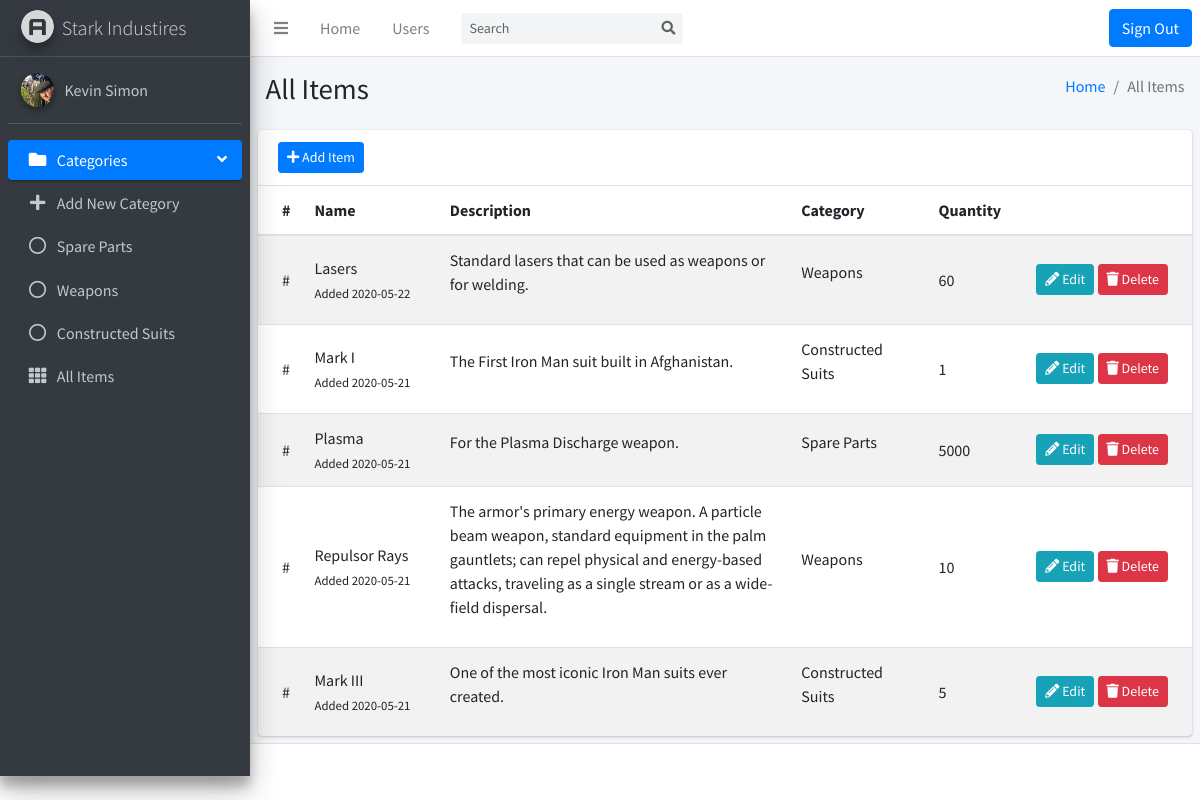
Screenshot of /allproducts.php (signed in) with the database file from the repository.
### tables this page shows
CREATE TABLE `categories` (
  `idCategory` int(11) NOT NULL,
  `nameCategory` varchar(100) NOT NULL
);

CREATE TABLE `products` (
  `idProduct` int(11) NOT NULL,
  `nameProduct` varchar(100) NOT NULL,
  `descProduct` longtext NOT NULL,
  `amountProduct` int(11) NOT NULL,
  `categoryid` int(11) NOT NULL,
  `dateAdded` date NOT NULL
);

### allproducts.php (the view, shortened to what this page needs)
<?php
  include('header.php');
?>
<body class="hold-transition sidebar-mini">
  <div class="wrapper">
    <div class="content-wrapper">
      <section class="content-header">
        <div class="container-fluid">
          <div class="row mb-2">
            <div class="col-sm-6">
              <h1>All Items</h1>
            </div>
            <div class="col-sm-6">
              <ol class="breadcrumb float-sm-right">
                <li class="breadcrumb-item"><a href="index.php">Home</a></li>
                <li class="breadcrumb-item active">All Items</li>
              </ol>
            </div>
          </div>
        </div>
      </section>
      <section class="content">
        <div class="card">
          <?php
          if (isset($_SESSION['userAdmin'])) {
            echo
              '<div class="card-header">
                <a href="product-add.php" class="btn btn-primary btn-sm">
                  <i class="fas fa-plus"></i>
                  Add Item
                </a>
              </div>';
          }
          ?>
          <div class="card-body p-0">
            <table class="table table-striped projects">
              <thead>
                <tr>
                  <th style="width: 1%">
                    #
                  </th>
                  <th style="width: 15%">
                    Name
                  </th>
                  <th style="width: 40%">
                    Description
                  </th>
                  <th style="width: 15%">
                    Category
                  </th>
                  <th style="width: 9%">
                    Quantity
                  </th>
                  <th style="width: 20%">
                  </th>
                </tr>
              </thead>
              <tbody>
                <?php
                  include('dbh.inc.php');
                  $sql = "SELECT * FROM products LEFT JOIN categories ON products.categoryid = categories.idCategory ORDER BY idProduct DESC";
                  $result = mysqli_query($conn, $sql);
                  if (mysqli_num_rows($result) > 0) {
                    while($row = mysqli_fetch_array($result)) {
                      echo
                        '<tr>
                            <td>
                              #
                            </td>
                          <td>
                              <a>
                                  '.$row['nameProduct'].'
                              </a>
                              <br/>
                              <small>
                                  Added '.$row['dateAdded'].'
                              </small>
                          </td>
                          <td>
                              <p>'.$row['descProduct'].'</p>
                          </td>
                          <td>
                              <p>'.$row['nameCategory'].'</p>
                          </td>
                          <td>
                              '.$row['amountProduct'].'
                          </td>
                          <td class="project-actions text-right">
                        <!--  <a class="btn btn-primary btn-sm" href="#">
                                <i class="fas fa-folder">
                                </i>
                                    View
                              </a>-->
                                  '.(isset($_SESSION['userAdmin']) ?
                                  '<a class="btn btn-info btn-sm" href="product-edit.php?productedit='.$row['idProduct'].'&forcategory='.$row['nameCategory'].'">
                                      <i class="fas fa-pencil-alt">
                                      </i>
                                      Edit
                                  </a>
                                  <a class="btn btn-danger btn-sm delete" href="includes/itemchange.inc.php?removeItem='.$row['idProduct'].'" data-confirm="Are you sure you want to delete the item '.$row['nameProduct'].'?">
                                      <i class="fas fa-trash">
                                      </i>
                                      Delete
                                  </a>' : '').'
                            </td>
                          </tr>';
                    }
                  }
                ?>
              </tbody>
            </table>
          </div>
        </div>
      </section>
    </div>
<?php
  include('footer.php');
?>

### header.php (shortened to what this page needs)
<!DOCTYPE html>
<html lang="en">
<head>
  <link rel="stylesheet" href="plugins/fontawesome-free/css/all.min.css">
  <link rel="stylesheet" href="dist/css/adminlte.min.css">
</head>
<body class="hold-transition sidebar-mini">
  <div class="wrapper">
    <nav class="main-header navbar navbar-expand navbar-white navbar-light">
      <ul class="navbar-nav">
        <li class="nav-item">
          <a class="nav-link" data-widget="pushmenu" href="#" role="button"><i class="fas fa-bars"></i></a>
        </li>
        <li class="nav-item d-none d-sm-inline-block">
          <a href="index.php" class="nav-link">Home</a>
        </li>
        <li class="nav-item d-none d-sm-inline-block">
          <a href="contacts.php" class="nav-link">Users</a>
        </li>
      </ul>
      <form class="form-inline ml-3" action="search.php" method="post">
        <div class="input-group input-group-sm">
          <input name="search" class="form-control form-control-navbar" type="search" placeholder="Search" aria-label="Search">
          <div class="input-group-append">
            <button class="btn btn-navbar" type="submit" name="search-submit">
              <i class="fas fa-search"></i>
            </button>
          </div>
        </div>
      </form>
      <ul class="navbar-nav ml-auto">
        <li class="nav-item">
          <form action="includes/logout.inc.php" method="post">
            <button type="submit" class="btn btn-primary btn-block" name="logout-submit">Sign Out</button>
          </form>
        </li>
      </ul>
    </nav>
    <aside class="main-sidebar sidebar-dark-primary elevation-4">
      <a href="index.php" class="brand-link">
        <img src="dist/img/AdminLTELogo.png" alt="AdminLTE Logo" class="brand-image img-circle elevation-3"
          style="opacity: .8">
        <span class="brand-text font-weight-light">Stark Industires</span>
      </a>
      <div class="sidebar">
        <div class="user-panel mt-3 pb-3 mb-3 d-flex">
          <div class="image">
            <?php
              include('includes/dbh.inc.php');
              $sql = "SELECT * FROM users";
              $result = mysqli_query($conn, $sql);
              if (mysqli_num_rows($result) > 0) {
                if ($row = mysqli_fetch_assoc($result)) {
                  $userId = $_SESSION['userId'];
                  $picId = $_SESSION['userPic'];
                  $fileName = "uploads/".$picId."*";
                  $filePath = glob($fileName);
                  $fileExt = explode(".", $filePath['0']);
                  $fileActualExt = $fileExt[1];
                  if ($userId == $picId) {
                    $profilePic = "uploads/".$picId."."."$fileActualExt";
                  } else {
                    $profilePic = "uploads/profile_default_image_stkindustries2020.jpg";
                  }
                  if ($row['picUsers'] == $userId) {
                    echo '<img src="'.$profilePic.'?'.mt_rand().'" class="img-circle elevation-2" alt="User Image">';
                  } else {
                    echo '<img src="'.$profilePic.'" class="img-circle elevation-2" alt="Default User Image">';
                  }
                }
              }
            ?>
          </div>
          <div class="info">
            <a href="profile.php" class="d-block"><?= $_SESSION["userName"]; ?></a>
          </div>
        </div>
        <nav class="mt-2">
          <ul class="nav nav-pills nav-sidebar flex-column" data-widget="treeview" role="menu" data-accordion="false">
            <li class="nav-item has-treeview menu-open">
              <a href="#" class="nav-link active">
                <i class="nav-icon fas fa-folder"></i>
                <p>
                  Categories
                  <i class="right fas fa-angle-left"></i>
                </p>
              </a>
              <ul class="nav nav-treeview">
                <li class="nav-item">
                  <a href="category-add.php" class="nav-link">
                    <i class="fas fa-plus nav-icon"></i>
                    <p>Add New Category</p>
                  </a>
                </li>
                <?php
                  include('dbh.inc.php');
                  $sql = "SELECT * FROM categories";
                  if($result = mysqli_query($conn, $sql)) {
                    if(mysqli_num_rows($result) > 0) {
                      while($row = mysqli_fetch_array($result)) {
                        $category = $row['nameCategory'];
                        echo
                          '<li class="nav-item">
                            <a href="category.php?category='.$category.'" class="nav-link">
                              <i class="far fa-circle nav-icon"></i>
                            <p>'.$category.'</p>
                            </a>
                          </li>';
                      }
                    }
                  }
                ?>
              </ul>
            </li>
            <li class="nav-item">
              <a href="allproducts.php" class="nav-link">
                <i class="nav-icon fas fa-th"></i>
                <p>
                  All Items
                </p>
              </a>
            </li>
          </ul>
        </nav>
      </div>
    </aside>

### rows the page displays
categories: nameCategory "Spare Parts"
categories: nameCategory "Weapons"
categories: nameCategory "Constructed Suits"
products: nameProduct "Lasers", dateAdded "2020-05-22", descProduct "Standard lasers that can be used as weapons or for welding.", categoryid.nameCategory "Weapons", amountProduct "60"
products: nameProduct "Mark I", dateAdded "2020-05-21", descProduct "The First Iron Man suit built in Afghanistan.", categoryid.nameCategory "Constructed Suits", amountProduct "1"
products: nameProduct "Plasma", dateAdded "2020-05-21", descProduct "For the Plasma Discharge weapon.", categoryid.nameCategory "Spare Parts", amountProduct "5000"
products: nameProduct "Repulsor Rays", dateAdded "2020-05-21", descProduct "The armor's primary energy weapon. A particle beam weapon, standard equipment in the palm gauntlets; can repel physical and energy-based attacks, traveling as a single stream or as a wide-field dispersal.", categoryid.nameCategory "Weapons", amountProduct "10"
products: nameProduct "Mark III", dateAdded "2020-05-21", descProduct "One of the most iconic Iron Man suits ever created.", categoryid.nameCategory "Constructed Suits", amountProduct "5"

### other values shown
$_SESSION["userName"] "Kevin Simon"
